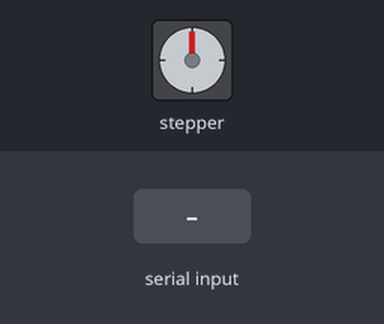
Simulated run of this sketch. Board: Arduino Uno, built with avr-gcc and run on an emulated ATmega328P. On the bench: stepper motor. The inputs (shaded band) are chosen by the test bench. Stepper angles assume 4 steps per turn.

Above: at 1.2 s.
1.3 s: "y" received over Serial
At 2.3 s:
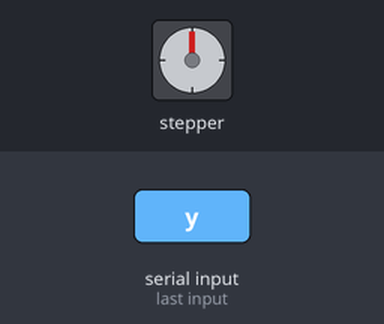
2.8 s: "n" received over Serial
At 3.5 s:
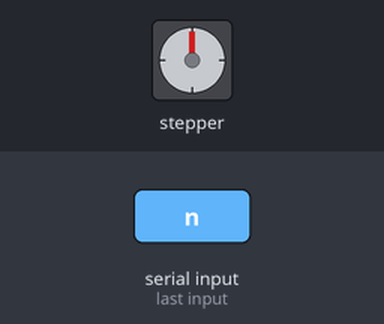
Timing chart, 0 to 5.8 s (numbered marks = the images above; inputs shaded):
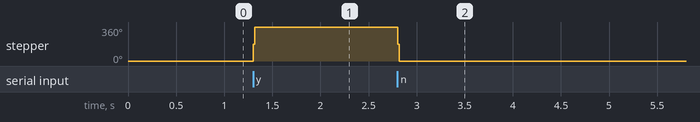

Measured:
- after the input at 1.3 s, stepper: goes 180° 0.02 s, then 360°, starting at once
- after the input at 2.8 s, stepper: goes 180° 0.02 s, then 0°, starting at once

The sketch:

stmoter.ino
```cpp
#include <Stepper.h>


const int stepstep = 4;

Stepper
sstep(stepstep, 11, 9, 10, 8);
void setup()
{
  Serial.begin(9600);
  sstep.setSpeed(1800);
}

void loop()
{
  while (Serial.available() > 0)
  {
    char c = Serial.read();
    if( c == 'y')
    {
        sstep.step(stepstep);
        delay(0);
    }
    else if( c == 'n')
    {
        sstep.step(-stepstep);
        delay(0);
    }
  }
}
```
